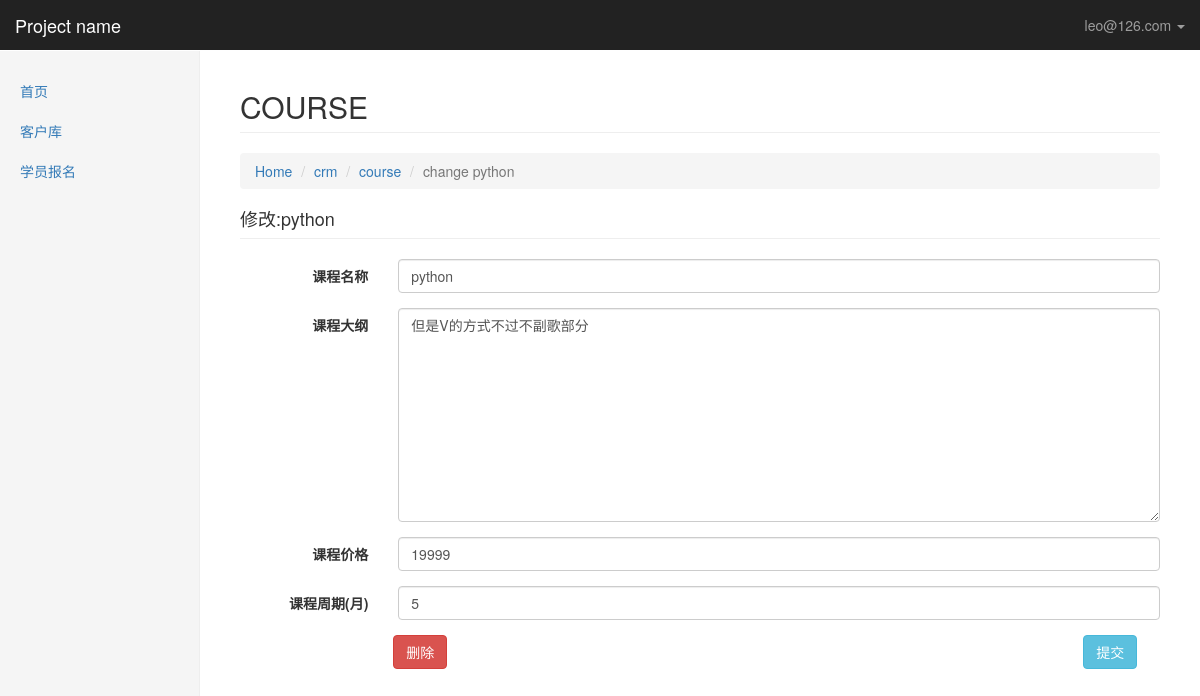
The app's page /bestadmin/crm/course/1/change/ (signed in) with its own data.
### crm/models.py (models this page shows, shortened)
class UserInfos(AbstractBaseUser,PermissionsMixin):
    email = models.EmailField(
        verbose_name='email address',
        max_length=255,
        unique=True,
    )
    name = models.CharField(max_length=64, verbose_name="姓名")
    is_active = models.BooleanField(default=True)
    is_staff = models.BooleanField(default=True)
    role = models.ManyToManyField("Role", blank=True, null=True)
    objects = UserInfosManager()   #变量名必须是objects
    USERNAME_FIELD = 'email'
    REQUIRED_FIELDS = ['name']
    def __str__(self):              # __unicode__ on Python 2
        return self.email
    class Meta:
        permissions = (
            ('crm_model_detail', '可以查看bestadmin每张表里所有的数据'),
            ('crm_model_change', '可以对bestadmin表里的每条数据进行修改'),
            ('crm_model_add', '可以对bestadmin每张表进行数据添加'),
        )

class Menus(models.Model):
    name = models.CharField(max_length=32)
    url_type_choices = ((0,"absolute"),(1,"dynamic"))
    url_type = models.SmallIntegerField(choices=url_type_choices,default=0)
    url_name = models.CharField(max_length=128)
    class Meta:
        unique_together = ("name","url_name")

class Course(models.Model):
    name = models.CharField(max_length=32,unique=True,verbose_name="课程名称")
    outline = models.TextField(verbose_name="课程大纲")
    price = models.PositiveSmallIntegerField(verbose_name="课程价格")
    period = models.PositiveSmallIntegerField(verbose_name="课程周期(月)",default=5)
    def __str__(self):
        return self.name

### bestadmin/permissions.py (the view)
    def inner(*args,**kwargs):
        if not perm_check(*args,**kwargs):
            request = args[0]
            return render(request,'bestadmin/page_403.html')
        return func(*args,**kwargs)

### bestadmin/forms_handle.py (called while the page is built)
def create_dynamic_model_form(admin_class,form_add=False):
    class Meta:
        model = admin_class.model
        fields = "__all__"
        if not form_add:
            exclude = admin_class.readonly_fields
    def __new__(cls,*args,**kwargs):  #重写父类__new__方法
        for field_name in cls.base_fields:   #cls.base_fields 表所有字段类型
            field_obj = cls.base_fields[field_name]  #cls.base_fields 表字段类型对象
            field_obj.widget.attrs.update({"class":"form-control"})
        return ModelForm.__new__(cls)
    DynamicModelForm = type("DynamicModelForm",(ModelForm,),{"Meta":Meta,"__new__":__new__})
    return DynamicModelForm

### bestadmin/permissions.py (called while the page is built)
def check_permission(func):
    def inner(*args,**kwargs):
        if not perm_check(*args,**kwargs):
            request = args[0]
            return render(request,'bestadmin/page_403.html')
        return func(*args,**kwargs)
    return  inner

### bestadmin/templatetags/bestadmin_tags.py (called while the page is built)
@register.simple_tag
def get_model_name(admin_class):
    return admin_class.model._meta.model_name.upper()

### bestadmin/views.py (called while the page is built)
@permissions.check_permission
@login_required()
def model_change(request, app_name, model_name, obj_id):
    admin_class = site.enabled_admins[app_name][model_name]
    model_form = forms_handle.create_dynamic_model_form(admin_class)
    obj = admin_class.model.objects.get(id=obj_id)
    if request.method == "GET":
        form_obj = model_form(instance=obj)
    else:
        form_obj = model_form(instance=obj,data=request.POST)# instance为当前model的一个对象，即数据库一行数据，所以可以保存
        if form_obj.is_valid():
            form_obj.save()
            return redirect("/bestadmin/%s/%s/"%(app_name,model_name))
    return render(request, "bestadmin/model_change.html",locals())

### bestadmin/templates/bestadmin/model_change.html (shortened to what this page needs)
{{% extends "bestadmin/index.html" %}
{% load bestadmin_tags %}
{% block content %}
    <div>
        <h2 class="page-header">{% get_model_name admin_class %}</h2>
         <ol class="breadcrumb">
            <li><a href="/bestadmin/">Home</a></li>
            <li><a href="/bestadmin/{{ app_name }}">{{ app_name }}</a></li>
             <li><a href="/bestadmin/{{ app_name }}/{{ model_name }}">{{ model_name }}</a></li>
            <li class="active">change {{ obj }}</li>
        </ol>
        <h4 class="page-header">修改:{{ form_obj.instance }}</h4>
        <form class="form-horizontal" method="post" onsubmit="SelectAllBeforeSumit(this)">
            {% for field in form_obj %}
                <div class="form-group">
                    <label for="inputEmail3" class="col-sm-2 control-label">{{ field.label }}</label>
                    <div class="col-sm-10">
                        {% if field.name in admin_class.filter_horizontal %}
                            <div class="col-lg-5">
                                <input class="form-control" placeholder="输入搜索内容" oninput="FuzzSearch(this)">
                                <select multiple class="form-control" id="{{ field.name }}_unselected">
                                    {% get_available_m2m_data admin_class field.name form_obj %}
                                </select>
                                <p><a onclick="MoveAllOption('{{ field.name }}_unselected','{{ field.name }}_selected')">Choose All</a></p>
                            </div>
                            <div class="col-lg-5">
                                <select multiple class="form-control" tag="selected" id="{{ field.name }}_selected" name="{{ field.name }}">
                                    {% get_selected_m2m_data admin_class field.name form_obj %}
                                </select>
                                <p><a onclick="MoveAllOption('{{ field.name }}_selected','{{ field.name }}_unselected')">Remove All</a></p>
                            </div>
                        {% else %}
                            {{ field }}
                        {% endif %}
                    </div>
                </div>
            {% endfor %}
            <div class="col-lg-offset-2 " style="float: left">
                <a  class="btn btn-danger" href="{% url 'model_delete' app_name model_name form_obj.instance.id %}">删除</a>
            </div>
            <div class="col-lg-offset-11 ">
                <button type="submit" class="btn btn-info ">提交</button>
            </div>
        </form>
    </div>
{% endblock %}

### bestadmin/templates/bestadmin/index.html (shortened to what this page needs)
<!DOCTYPE html>
<html lang="zh-CN">
<head>
    <link href="/static/css/bootstrap.min.css" rel="stylesheet">
    <link href="/static/css/ie10-viewport-bug-workaround.css" rel="stylesheet">
    <link href="/static/css/dashboard.css" rel="stylesheet">
</head>
<body>
{% block body %}
<nav class="navbar navbar-inverse navbar-fixed-top">
    <div class="container-fluid">
        <div class="navbar-header">
            <a class="navbar-brand" href="https://v3.bootcss.com/examples/dashboard/#">Project name</a>
        </div>
        <div id="navbar" class="navbar-collapse collapse">
            <ul class="nav navbar-nav navbar-right">
                <li class="dropdown">
                    <a href="#" class="dropdown-toggle" data-toggle="dropdown" role="button" aria-haspopup="true"
                       aria-expanded="false">{{ request.user }} <span class="caret"></span></a>
                </li>
            </ul>
        </div>
    </div>
</nav>
<div class="container-fluid">
    <div class="row">
        <div class="col-sm-3 col-md-2 sidebar">
            <ul class="nav nav-sidebar">
                {% for role in request.user.role.all %}
                    {% for menu in role.menus.all %}
                        {% if request.path == menu.url_name %}
                            <li class="active"><a href={% if menu.url_type == 0 %}{{ menu.url_name }}{% else %}{% url menu.url_name %}{% endif %}>{{ menu.name }}</a></li>
                            {% else %}
                            <li><a href={% if menu.url_type == 0 %}{{ menu.url_name }}{% else %}{% url menu.url_name %}{% endif %}>{{ menu.name }}</a></li>
                        {% endif %}
                    {% endfor %}
                {% endfor %}
            </ul>
        </div>
    </div>
</div>
        <div class="col-sm-9 col-sm-offset-3 col-md-10 col-md-offset-2 main">
            {% block content %}{% endblock %}
        </div>
{% endblock %}
</body>
</html>

### static/css/dashboard.css (style rules this page uses)
body { padding-top: 50px; }
.navbar-fixed-top { border: 0; }
.sidebar { display: none; }
@media (min-width: 768px) { .sidebar { position: fixed; top: 51px; bottom: 0; left: 0; z-index: 1000; display: block; padding: 20px; overflow-x: hidden; overflow-y: auto; background-color: #f5f5f5; border-right: 1px solid #eee; } }
.nav-sidebar { margin-right: -21px; margin-bottom: 20px; margin-left: -20px; }
.nav-sidebar > li > a { padding-right: 20px; padding-left: 20px; }
.main { padding: 20px; }
@media (min-width: 768px) { .main { padding-right: 40px; padding-left: 40px; } }
.main .page-header { margin-top: 0; }

### records on screen
UserInfos: user "leo@126.com"
Menus: name "首页"
Menus: name "客户库"
Menus: name "学员报名"
Course: name "python", instance "python", form_obj "python" "但是V的方式不过不副歌部分" "19999" "5"

### other values on screen
{{ app_name }} "crm"
{{ model_name }} "course"
{{ field.label }} "课程名称" "课程大纲" "课程价格" "课程周期(月)"
